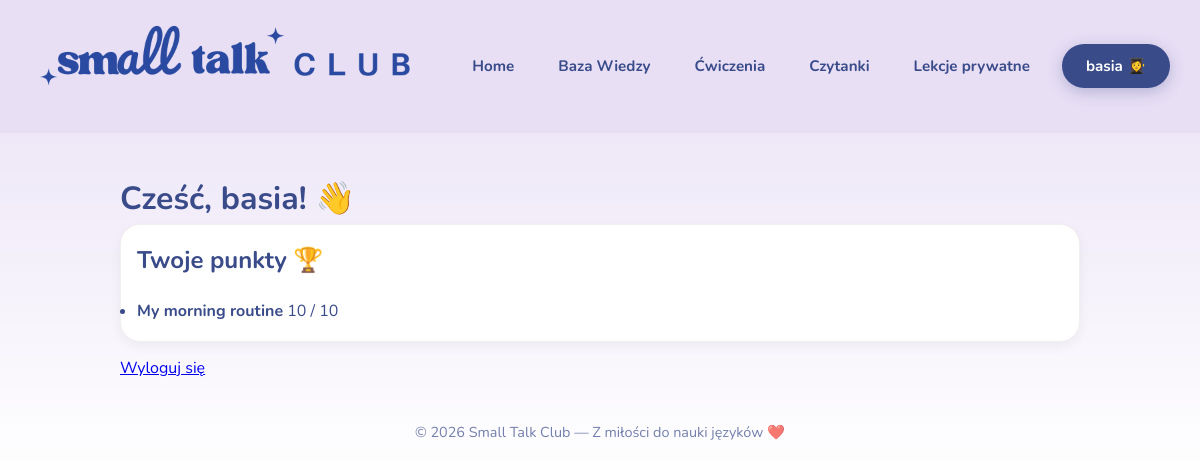
/strefa-ucznia/ (signed in), run on an earlier commit of the app's database.
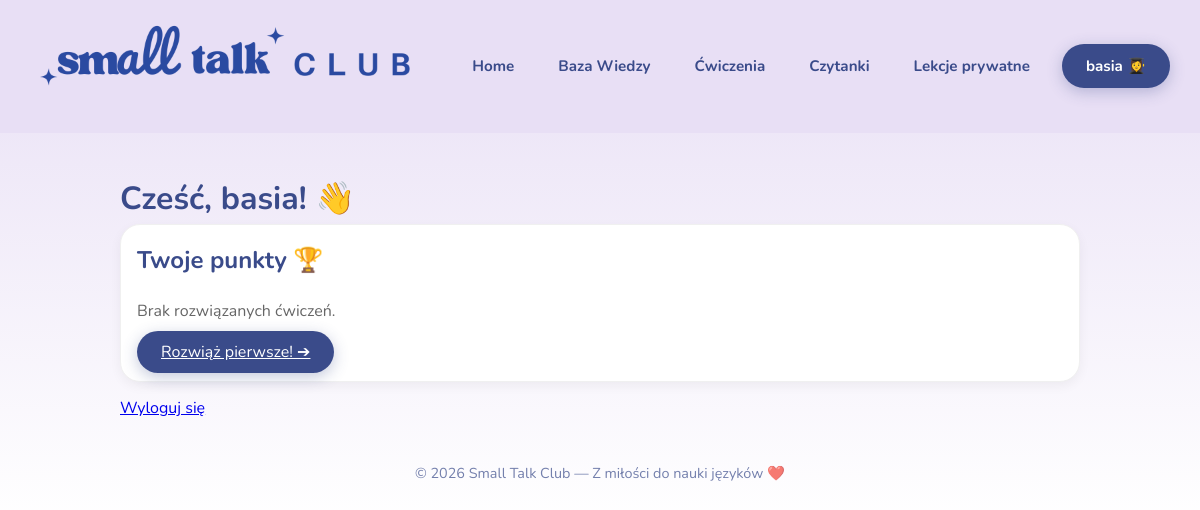
And on a later commit of the database.
### content/models.py (models this page shows, shortened)
class ExerciseResult(models.Model):
    user = models.ForeignKey(User, on_delete=models.CASCADE, related_name='results')
    lesson = models.ForeignKey(Lesson, on_delete=models.CASCADE, related_name='results')
    score = models.IntegerField(default=0) # Ile punktów zdobył
    max_score = models.IntegerField(default=0) # Na ile możliwych punktów
    date_completed = models.DateTimeField(auto_now_add=True) # Kiedy to zrobił

class Lesson(models.Model):
    TYPE_CHOICES = [
        ('grammar', 'baza wiedzy - teoria'),
        ('exercise', 'ćwiczenia'),
        ('reading', 'czytanie'),
        ('writing', 'pisanie'),
    ]
    title = models.CharField(max_length=200)
    slug = models.SlugField()
    level = models.ForeignKey(Level, on_delete=models.CASCADE)
    category = models.ForeignKey(Category, on_delete=models.SET_NULL, null=True, blank=True)
    type = models.CharField(max_length=20, choices=TYPE_CHOICES)
    content = models.TextField(blank=True) # Treść lekcji/czytanki
    pdf_file = models.FileField(upload_to='pdfs/', blank=True, null=True, verbose_name="Plik PDF")

### content/views.py (the view)
# urls.py: path('strefa-ucznia/', student_zone, name='student_zone'),
@login_required(login_url='login')
def student_zone(request):
    user_results = ExerciseResult.objects.filter(user=request.user).order_by('-date_completed')
    return render(request, "student_zone.html", {"results": user_results})

### content/templates/student_zone.html
{% extends 'base.html' %}
{% block content %}
<div class="student-zone-container">
    <h1 class="student-greeting">
        Cześć, {{ request.user.username }}! 👋
    </h1>
    <div class="card progress-card">
        <h2 class="progress-title">Twoje punkty 🏆</h2>
        {% if results %}
            <ul class="results-list">
            {% for result in results %}
                <li class="result-item">
                    <strong>{{ result.lesson.title }}</strong>
                    <span class="result-score">
                        {{ result.score }} / {{ result.max_score }}
                    </span>
                </li>
            {% endfor %}
            </ul>
        {% else %}
            <p class="empty-state-text">Brak rozwiązanych ćwiczeń.</p>
            <a href="{% url 'exercises' %}" class="btn-login btn-small">
                Rozwiąż pierwsze! ➔
            </a>
        {% endif %}
    </div>
    <a href="{% url 'logout' %}" class="btn-logout">
        Wyloguj się
    </a>
</div>
{% endblock %}

What changed in the data, as far as the page shows it:
removed ExerciseResult: lesson "My morning routine", score "10", max_score "10"
Also different on the page:
text now shown: "Brak rozwiązanych ćwiczeń. Rozwiąż pierwsze! ➔"
